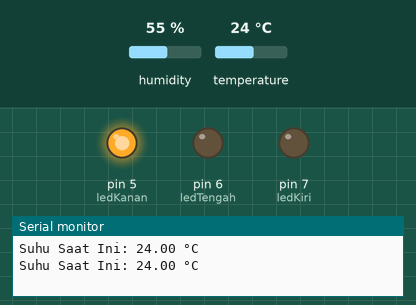
This sketch was run on a simulated Arduino Uno, built with avr-gcc and run on an emulated ATmega328P. On the bench: output pins drawn as LEDs (lit = HIGH), the last lines printed to the serial monitor. Inputs (shaded band) come from the test bench; at power-on: temperature 24 °C, humidity 55 %.

Above: at 4.8 s.
4.9 s: temperature set to 26 °C
At 6.8 s:
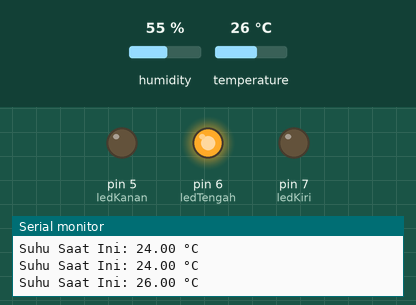
7.9 s: temperature set to 28 °C
10.9 s: temperature set to 31 °C
At 12.8 s:
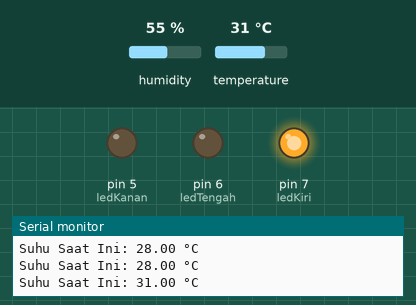
13.9 s: temperature set to 12 °C
At 15.2 s:
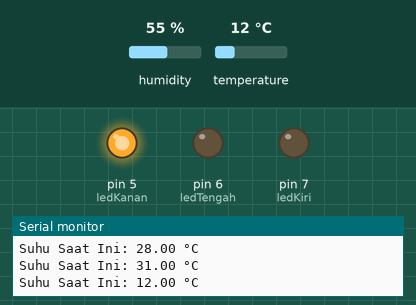
16.9 s: temperature set to 33 °C
At 18.9 s:
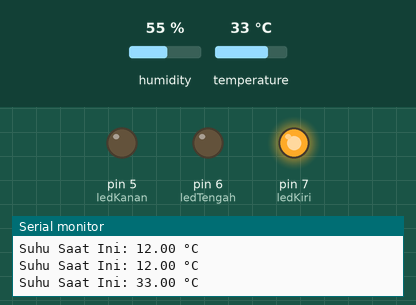
Timing chart, 0 to 20.4 s (numbered marks = the images above; inputs shaded):
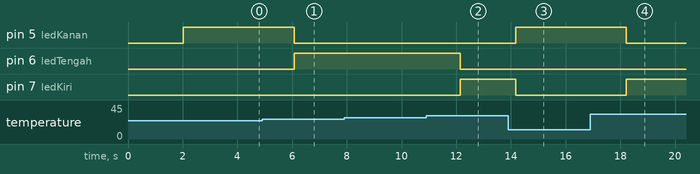

The sketch:

dht11.ino
```cpp
#include <DHT.h>

// Definisi Pin dan Jenis Sensor
#define DHTPIN 2     // Pin digital Arduino tempat pin DATA DHT11 terhubung
#define DHTTYPE DHT11   // Menentukan jenis sensor yaitu DHT11

DHT dht(DHTPIN, DHTTYPE);

const int ledKanan = 5;     // LED Kanan (Suhu Terendah)
const int ledTengah = 6;    // LED Tengah (Suhu Menengah)
const int ledKiri = 7;      // LED Kiri (Suhu Tertinggi)

void setup() {
  // Mengatur pin LED sebagai OUTPUT
  pinMode(ledKanan, OUTPUT);
  pinMode(ledTengah, OUTPUT);
  pinMode(ledKiri, OUTPUT);

  // Memulai komunikasi Serial untuk memantau suhu
  Serial.begin(9600);

  // Memulai inisialisasi sensor DHT
  dht.begin();
}

void loop() {
  // Sensor DHT11 memerlukan jeda minimal 2 detik antar pembacaan
  delay(2000);

  // Membaca suhu dalam satuan Celsius
  float temperatureC = dht.readTemperature();

  // Memeriksa apakah pembacaan dari sensor gagal (NaN = Not a Number)
  if (isnan(temperatureC)) {
    Serial.println("Gagal membaca dari sensor DHT11! Periksa kembali kabel data.");
    return;
  }

  // Menampilkan hasil pembacaan suhu pada Serial Monitor
  Serial.print("Suhu Saat Ini: ");
  Serial.print(temperatureC);
  Serial.println(" °C");

  // Mematikan semua LED terlebih dahulu di setiap awal perulangan
  digitalWrite(ledKanan, LOW);
  digitalWrite(ledTengah, LOW);
  digitalWrite(ledKiri, LOW);

  // Logika pengkondisian LED berdasarkan tingkat suhu
  if (temperatureC < 25.0) {
    digitalWrite(ledKanan, HIGH); // Suhu rendah -> LED Kanan menyala
  }
  else if (temperatureC >= 25.0 && temperatureC < 30.0) {
    digitalWrite(ledTengah, HIGH); // Suhu menengah -> LED Tengah menyala
  }
  else {
    digitalWrite(ledKiri, HIGH); // Suhu tinggi -> LED Kiri menyala
  }
}
```

Measured:
- the behaviour switches between 24 and 25 °C on temperature (found by bisection; images 0 and 1)
- the behaviour switches between 29 and 30 °C on temperature (found by bisection; images 1 and 2)
- after the input at 4.9 s, pin 5 (ledKanan): HIGH → LOW after 1.2 s; pin 6 (ledTengah): LOW → HIGH after 1.2 s
- after the input at 10.9 s, pin 6 (ledTengah): HIGH → LOW after 1.2 s; pin 7 (ledKiri): LOW → HIGH after 1.2 s
- after the input at 13.9 s, pin 5 (ledKanan): LOW → HIGH after 0.27 s; pin 7 (ledKiri): HIGH → LOW after 0.27 s
- after the input at 16.9 s, pin 5 (ledKanan): HIGH → LOW after 1.3 s; pin 7 (ledKiri): LOW → HIGH after 1.3 s
